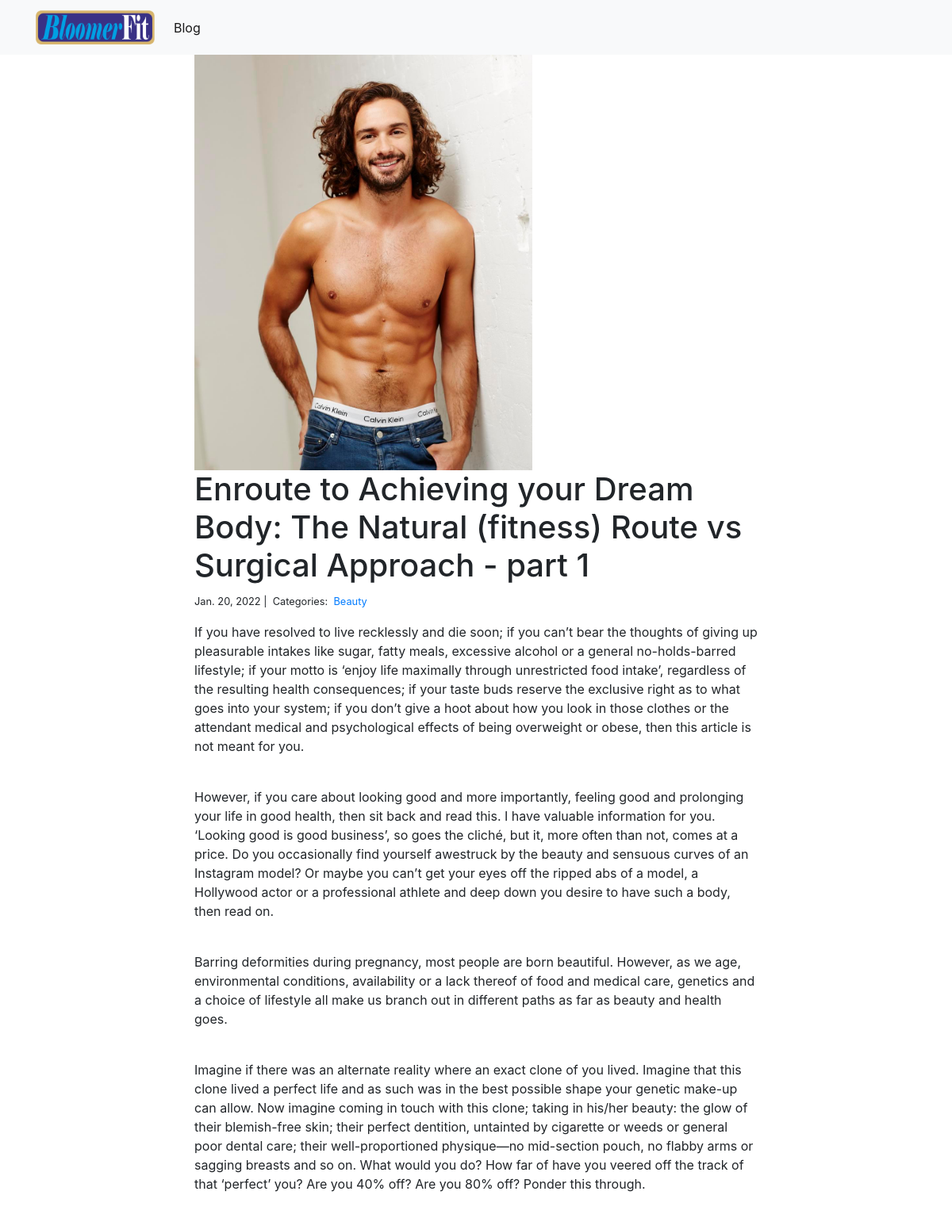
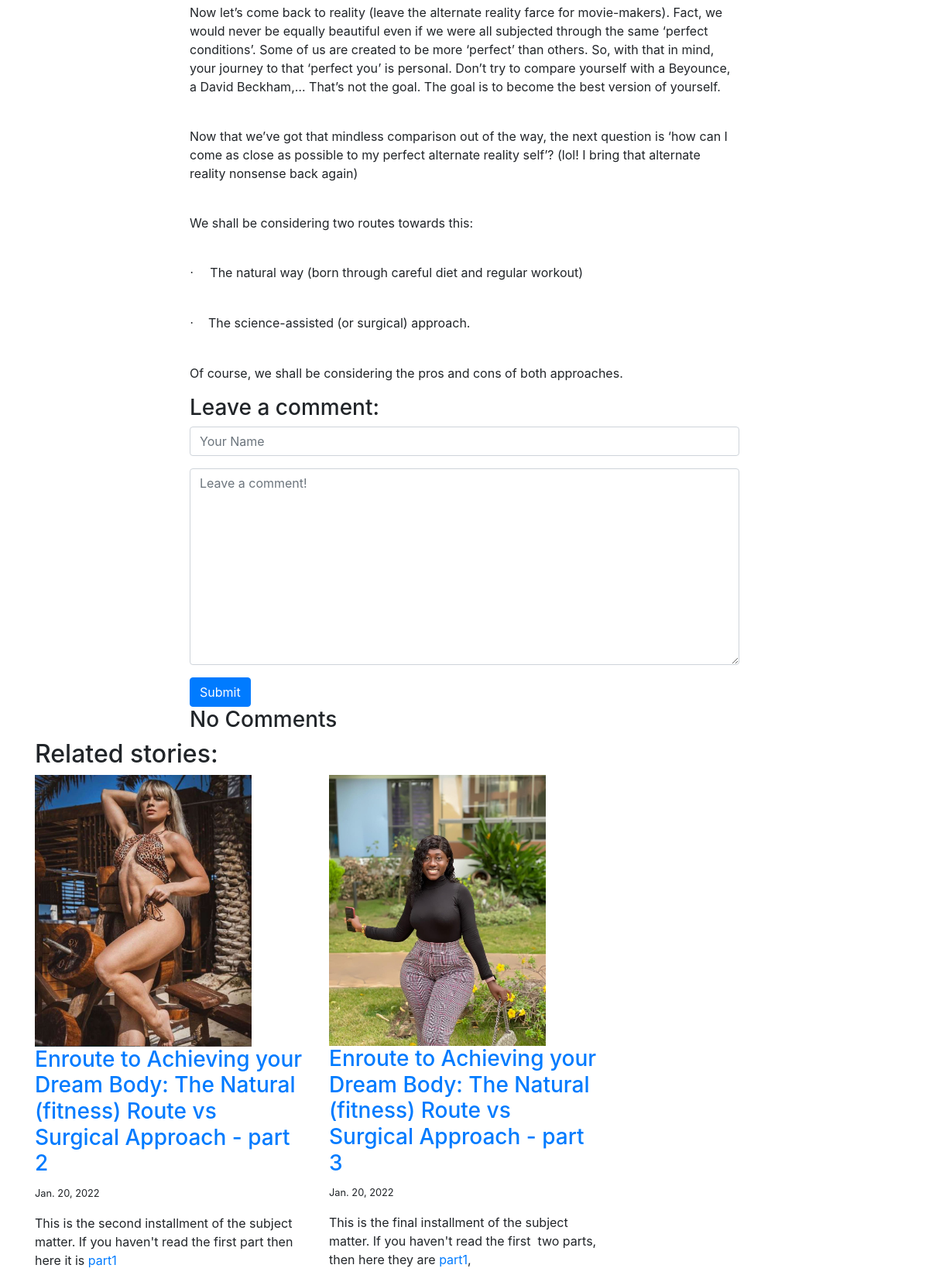
The app's page /blog/2/ with its own data (2 pictures, top to bottom).
### blog/models.py (models this page shows, shortened)
class Post(models.Model):
    title = models.CharField(max_length=255)
    body = HTMLField()
    created_on = models.DateTimeField(auto_now_add=True)
    last_modified = models.DateTimeField(auto_now=True)
    categories = models.ManyToManyField('Category', related_name='posts')
    image = models.FilePathField(path="C:/Users/USER/Desktop/bloomerfit/bloomerfit/user/static/user/images")

class Category(models.Model):
    name = models.CharField(max_length=20)

### blog/views.py (the view, shortened to what this page needs)
# urls.py: path("<int:pk>/", views.blog_detail, name="blog_detail"),
def blog_detail(request, pk):
    post = Post.objects.get(pk=pk)
    object_list = Post.objects.all().exclude(id=post.id)
    form = CommentForm()
    comments = Comment.objects.filter(post=post)
    num_of_comments = len(comments)
    context = {
        "post": post,
        "comments": comments,
        "form": form,
        "object_list":object_list,
        "num_of_comments":num_of_comments
    }
    return render(request, "blog/blog_detail.html", context)

### blog/forms.py
class CommentForm(forms.Form):
    author = forms.CharField(
        max_length=60,
        widget=forms.TextInput(attrs={
            "class": "form-control",
            "placeholder": "Your Name"
        })
    )
    body = forms.CharField(widget=forms.Textarea(
        attrs={
            "class": "form-control",
            "placeholder": "Leave a comment!"
        })
    )

### blog/templates/blog/blog_detail.html (shortened to what this page needs)
{% extends "blog/base.html" %}
{% load static %}
{% block body %}
<div class="col-md-8 offset-md-2">
    <img  src="{% static post.image %}" alt="image" width="60%">
    <h1>{{ post.title }}</h1>
    <small>
        {{ post.created_on.date }} |&nbsp;
        Categories:&nbsp;
        {% for category in post.categories.all %}
        <a href="{% url 'blog:blog_category' category.name %}">
            {{ category.name }}
        </a>&nbsp;
        {% endfor %}
    </small>
    <p>{{ post.body| safe | linebreaks }}</p>
    <h3>Leave a comment:</h3>
    <form action="/blog/{{ post.pk }}/" method="post">
        <div class="form-group">
            {{ form.author }}
        </div>
        <div class="form-group">
            {{ form.body }}
        </div>
        <button type="submit" class="btn btn-primary">Submit</button>
    </form>
    {% for comment in comments %}
    <div style="border: 1.5px dashed green; border-radius: 5px; position: relative; padding: 15px">
        <img src="{% static 'images/profile_avatar.png' %}" style="width: 65px; float: right;">
    <p>
        On {{comment.created_on.date }}&nbsp;
        <b>{{ comment.author }}</b> wrote:
    </p>
    <p>{{ comment.body }}</p>
    </div>
    <hr>
    {% empty %}
    <h3>No Comments</h3>
    {% endfor %}
</div>
<h2>Related stories:</h2>
<div class="row">
    {% for category in post.categories.all %}
        {% for obj in object_list %}
          {% if category in obj.categories.all  %}
             <div class="col-md-4">
                 <img  src="{% static obj.image %}" alt="image here" width="80%">
                 <h3><a href="{% url 'blog:blog_detail' obj.pk %}">{{ obj.title }}</a></h3>
                 <small>
                     {{ obj.created_on.date }}
                 </small>
                 <p>{{ obj.body| safe | slice:":200" }}...</p>
             </div>
          {% endif %}
        {% endfor %}
    {% endfor %}
{% endblock %}

### blog/templates/blog/base.html (shortened to what this page needs)
<!DOCTYPE html>
{% load static %}
<html lang="en">
<head>
    <link rel="stylesheet" href="https://stackpath.bootstrapcdn.com/bootstrap/4.1.3/css/bootstrap.min.css">
    <link href="{% static 'user/css/styles.css'%}" rel="stylesheet" type="text/css">
</head>
<body>
<nav class="navbar navbar-expand-lg navbar-light bg-light">
    <div class="container">
        <a class="navbar-brand mynav" href="{% url 'user:index'  %}"><img src="{% static 'user/images/bloomer_logo2.png' %}" class='logo'></a>
        <div class="collapse navbar-collapse" id="navbarSupportedContent">
          <ul class="navbar-nav mr-auto">
            <li class="nav-item active">
              <a class="nav-link" href="{% url 'blog:blog_index' %}">Blog</a>
            </li>
          </ul>
        </div>
    </div>
</nav>
<div class="container">
    {% block body %}{% endblock %}
</body>
</html>

### blog/templates/blog/base.html (style rules this page uses)
.logo { max-width: 150px; }

### records on screen
Post: image (picture), title "Enroute to Achieving your Dream Body: The Natural (fitness) Route vs Surgical Approach - part 1", created_on "Jan. 20, 2022", body "If you have resolved to live recklessly and die soon; if you can’t bear the thoughts of giving up pleasurable intakes like sugar, fatty meals, excessive alcohol or a general no-holds-barred lifestyle; if your motto is ‘enjoy life maximally through unrestricted food intake’, regardless of the resulting health consequences; if your taste buds reserve the exclusive right as to what goes into your system; if you don’t give a hoot about how you look in those clothes or the attendant medical and psychological effects of being overweight or obese, then this article is not meant for you. However, if you care about looking good and more importantly, feeling good and prolonging your life in good…"
Category: name "Beauty"
Post: image (picture), title "Enroute to Achieving your Dream Body: The Natural (fitness) Route vs Surgical Approach - part 2", created_on "Jan. 20, 2022", body "This is the second installment of the subject matter. If you haven't read the first part then here it is part1"
Post: image (picture), title "Enroute to Achieving your Dream Body: The Natural (fitness) Route vs Surgical Approach - part 3", created_on "Jan. 20, 2022", body "This is the final installment of the subject matter. If you haven't read the first two parts, then here they are part1 ,"
